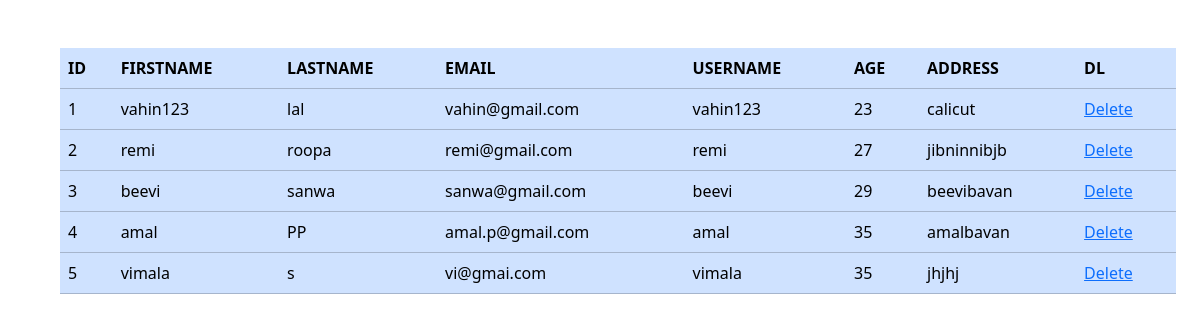
/teachtable, run on the app's committed database.
### collageapp/models.py (models this page shows)
class Teacher(models.Model):
    Depar_id=models.ForeignKey(Departmnet,on_delete=models.CASCADE)
    tid=models.ForeignKey(User,on_delete=models.CASCADE)
    Age=models.IntegerField()
    Address=models.CharField(max_length=100)
    Qualification=models.CharField(max_length=50)

class User(AbstractUser):
    USERTYPE=models.CharField(max_length=100)

### collageapp/views.py (the view)
# urls.py: path('teachtable',views.teachview,name='teachview'),
def teachview(request):
    x=Teacher.objects.all()
    return render(request,'teach_table.html',{'x1':x})

### collageapp/templates/teach_table.html (shortened to what this page needs)
<!DOCTYPE html>
<html lang="en">
<head>
    <link href="https://cdn.jsdelivr.net/npm/bootstrap@5.3.3/dist/css/bootstrap.min.css" rel="stylesheet">
</head>
<body> <div class="container m-5">
    <table class="table table-borderedd table-primary">
        <tr>
            <th>ID</th>
            <th>FIRSTNAME</th>
            <th>LASTNAME</th>
            <th>EMAIL</th>
            <th>USERNAME</th>
            <th>AGE</th>
            <th>ADDRESS</th>
            <th>DL</th>
        </tr>
        {% for i in x1 %}
        <tr>
            <td>{{i.id}}</td>
            <td>{{i.tid.first_name}}</td>
            <td>{{i.tid.last_name}}</td>
            <td>{{i.tid.email}}</td>
            <td>{{i.tid.username}}</td>
            <td>{{i.Age}}</td>
            <td>{{i.Address}}</td>
            <td><a href="delete2/{{i.tid_id}}">Delete</a></td>
        </tr>
        {% endfor %}
    </table>
</div>

### data on the page
Teacher: id "1", tid.first_name "vahin123", tid.last_name "lal", tid.email "vahin@gmail.com", tid.username "vahin123", Age "23", Address "calicut"
Teacher: id "2", tid.first_name "remi", tid.last_name "roopa", tid.email "remi@gmail.com", tid.username "remi", Age "27", Address "jibninnibjb"
Teacher: id "3", tid.first_name "beevi", tid.last_name "sanwa", tid.email "sanwa@gmail.com", tid.username "beevi", Age "29", Address "beevibavan"
Teacher: id "4", tid.first_name "amal", tid.last_name "PP", tid.email "amal.p@gmail.com", tid.username "amal", Age "35", Address "amalbavan"
Teacher: id "5", tid.first_name "vimala", tid.last_name "s", tid.email "vi@gmai.com", tid.username "vimala", Age "35", Address "jhjhj"
